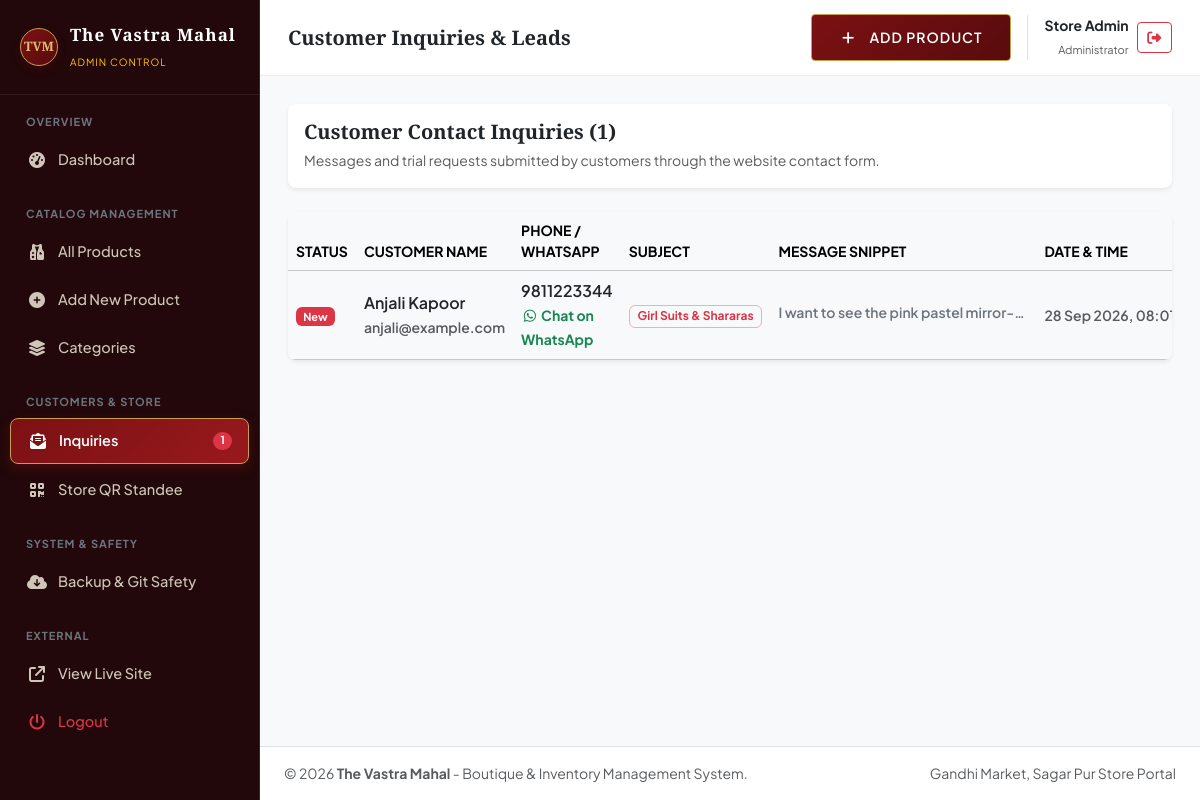
/admin/inquiries.php (signed in), run on an earlier commit of the app's database.
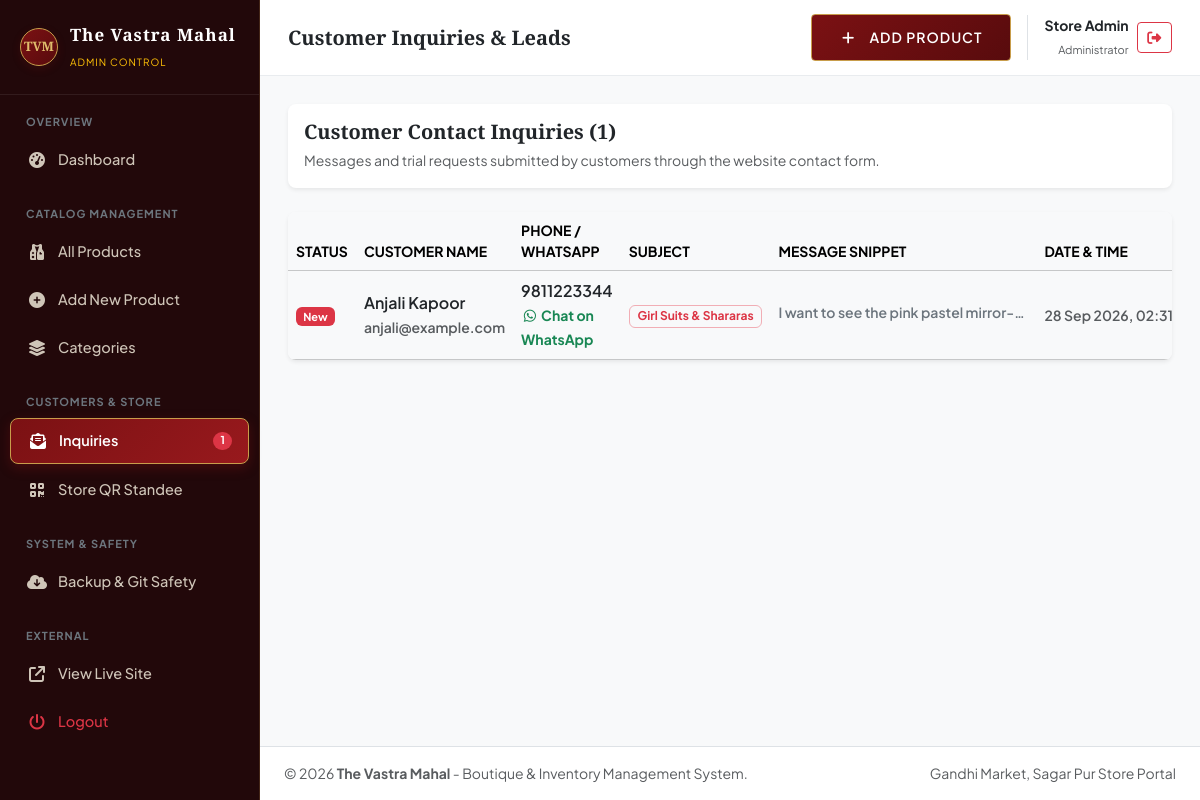
And on a later commit of the database.
### tables this page shows
CREATE TABLE `contact_inquiries` (
  `id` int(11) NOT NULL AUTO_INCREMENT,
  `name` varchar(150) NOT NULL,
  `email` varchar(150) NOT NULL,
  `phone` varchar(50) NOT NULL,
  `subject` varchar(200) DEFAULT NULL,
  `message` text NOT NULL,
  `is_read` tinyint(1) DEFAULT 0,
  `created_at` timestamp NOT NULL DEFAULT current_timestamp(),
  PRIMARY KEY (`id`)
);

### config/db.php (called while the page is built, shortened)
    <?php
function e($str) {
    return htmlspecialchars($str ?? '', ENT_QUOTES, 'UTF-8');
}

### admin/inquiries.php (the view, shortened to what this page needs)
<?php
require_once __DIR__ . '/includes/admin-header.php';
$inquiries = $pdo->query("SELECT * FROM contact_inquiries ORDER BY is_read ASC, id DESC")->fetchAll();
?>
<div class="card border-0 rounded-3 shadow-sm bg-white p-3 mb-4">
    <div class="d-flex justify-content-between align-items-center">
        <div>
            <h5 class="fw-bold mb-1" style="font-family: var(--vm-font-title);">Customer Contact Inquiries (<?= count($inquiries); ?>)</h5>
            <small class="text-muted">Messages and trial requests submitted by customers through the website contact form.</small>
        </div>
    </div>
</div>
<div class="card border-0 rounded-3 shadow-sm bg-white overflow-hidden">
    <div class="table-responsive">
        <table class="table table-hover align-middle mb-0">
            <thead class="table-light small text-uppercase text-secondary">
                <tr>
                    <th style="width: 50px;">Status</th>
                    <th>Customer Name</th>
                    <th>Phone / WhatsApp</th>
                    <th>Subject</th>
                    <th>Message Snippet</th>
                    <th>Date & Time</th>
                </tr>
            </thead>
            <tbody>
                <?php if (empty($inquiries)): ?>
                    <tr>
                        <td colspan="7" class="text-center py-5 text-muted">
                            <i class="fa-regular fa-envelope-open fs-1 mb-2 d-block text-secondary"></i>
                            No customer inquiries received yet.
                        </td>
                    </tr>
                <?php else: ?>
                    <?php foreach ($inquiries as $inq):
                        $cleanPhone = preg_replace('/[^0-9]/', '', $inq['phone']);
                        if (strlen($cleanPhone) === 10) $cleanPhone = '91' . $cleanPhone;
                    ?>
                        <tr class="<?= $inq['is_read'] ? '' : 'table-light fw-semibold'; ?>">
                            <td>
                                <?php if ($inq['is_read']): ?>
                                    <span class="badge bg-secondary-subtle text-secondary" style="font-size:11px;">Read</span>
                                <?php else: ?>
                                    <span class="badge bg-danger" style="font-size:11px;">New</span>
                                <?php endif; ?>
                            </td>
                            <td>
                                <div class="text-dark"><?= e($inq['name']); ?></div>
                                <small class="text-muted"><?= e($inq['email'] ?? 'No email'); ?></small>
                            </td>
                            <td>
                                <div><a href="tel:<?= e($inq['phone']); ?>" class="text-dark text-decoration-none"><?= e($inq['phone']); ?></a></div>
                                <a href="https://wa.me/<?= $cleanPhone; ?>?text=<?= urlencode("Hello " . $inq['name'] . "! We received your inquiry at The Vastra Mahal regarding " . $inq['subject'] . "."); ?>" target="_blank" class="small text-success text-decoration-none fw-bold">
                                    <i class="fa-brands fa-whatsapp"></i> Chat on WhatsApp
                                </a>
                            </td>
                            <td>
                                <span class="badge bg-light text-danger border border-danger-subtle"><?= e($inq['subject'] ?? 'General'); ?></span>
                            </td>
                            <td>
                                <span class="text-secondary small d-inline-block text-truncate" style="max-width: 250px;">
                                    <?= e($inq['message']); ?>
                                </span>
                            </td>
                            <td class="small text-muted text-nowrap">
                                <?= date('d M Y, h:i A', strtotime($inq['created_at'])); ?>
                            </td>
                        </tr>
                    <?php endforeach; ?>
                <?php endif; ?>
            </tbody>
        </table>
    </div>
</div>
<?php require_once __DIR__ . '/includes/admin-footer.php'; ?>

What changed in the data, as far as the page shows it:
changed contact_inquiries "Anjali Kapoor": created_at "28 Sep 2026,…" → "28 Sep 2026, 02:31…"
